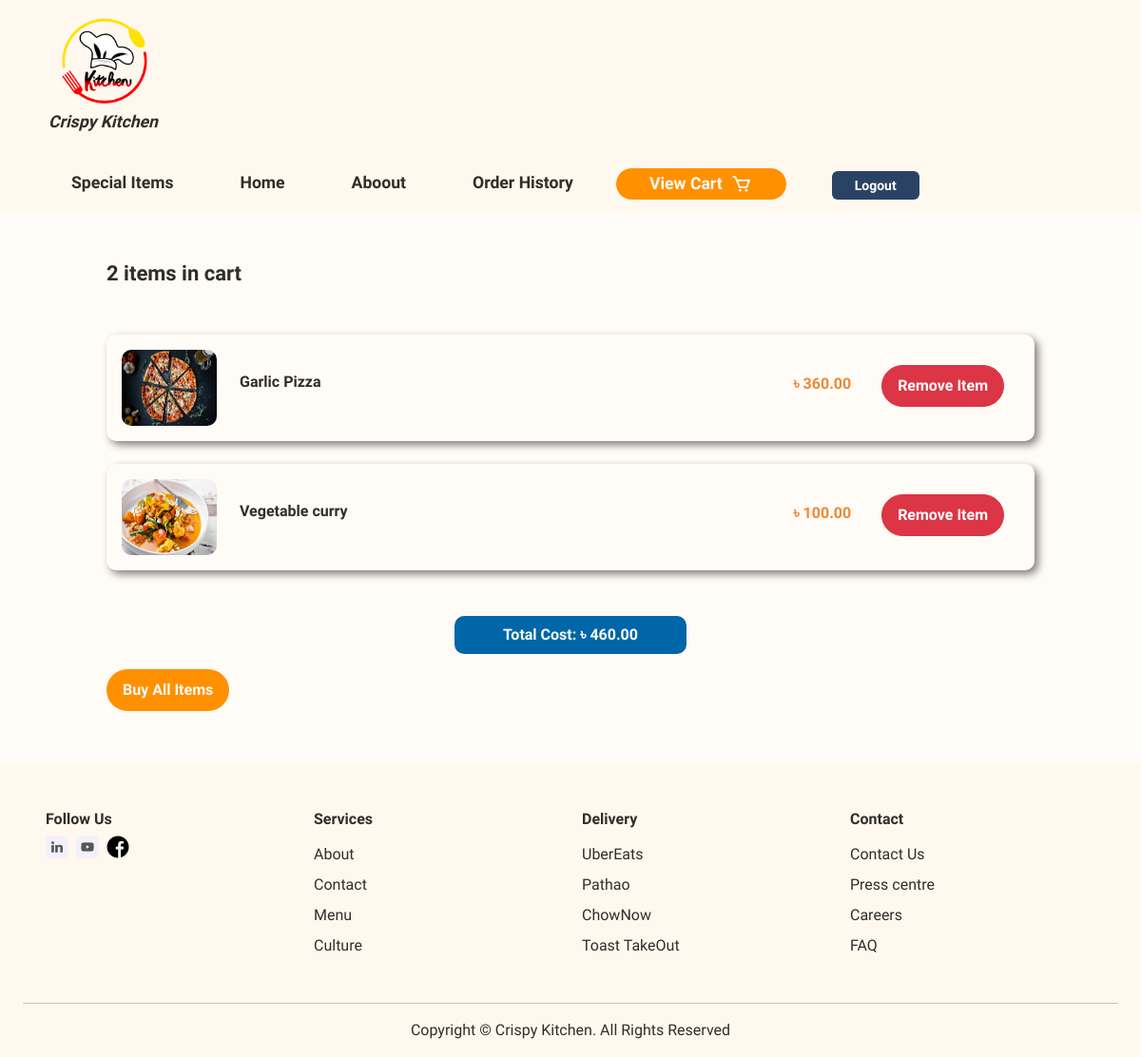
The app's page /cart_report/ (signed in) with its own data.
### user/models.py (models this page shows)
class Cart(models.Model):
    user = models.ForeignKey(User, on_delete=models.CASCADE)
    food = models.ForeignKey(Food, on_delete=models.CASCADE)
    food_price = models.DecimalField(max_digits=7, decimal_places=2, null=True, blank=True)

### food/models.py (models this page shows, shortened)
class Food(models.Model):
    name = models.CharField(max_length=60)
    price = models.DecimalField(max_digits=8, decimal_places=2)
    image = models.ImageField(upload_to='food/media/uploads')
    description = models.TextField()
    category = models.ManyToManyField(Category)
    is_special = models.BooleanField(default=False)
    discount_percentage = models.PositiveIntegerField(default=0)
    discount_price = models.DecimalField(max_digits=8, decimal_places=2,  null=True, blank=True)

### user/views.py (the view)
# urls.py: path('cart_report/', CartReport.as_view(), name='cart_report'),
class CartReport(LoginRequiredMixin, ListView):
    template_name = 'cart.html'
    model = Cart
    context_object_name = 'CartReport'
    def get_queryset(self):
        user = self.request.user
        queryset = Cart.objects.filter(user=user)
        return queryset
    def get_context_data(self, **kwargs):
        context = super().get_context_data(**kwargs)
        total_cost = 0
        for cart in context['CartReport']:
            if cart.food.discount_price is not None:
                total_cost += cart.food.discount_price
            else:
                total_cost += cart.food_price
        context['total_cost'] = total_cost
        return context

### user/templates/cart.html (shortened to what this page needs)
{% extends 'base.html' %}
{% load static %}
{% block content %}
  <div class="mt-5 container">
    <p class="mb-5 fw-bold" style="font-size: 22px;">{{CartReport | length}} items in cart</p>
    <div class="mb-5">
      {% for f in CartReport %}
      <div class="">
      <div class="mb-4">
          <div class="d-flex justify-content-between p-3" style="box-shadow: 4px 4px 8px gray; border-radius: 10px;">
            <div class="d-flex">
              <img src="{{f.food.image.url}}" class="" alt="{{f.name}}" style="width: 100px; height: 80px; border-radius: 10px;">
              <div><h5 class="card-title mt-4 fw-bold fs-6 ms-4">{{f.food.name}}</h5></div>
            </div>
            <div class="d-flex justify-content-between">
              {% if f.food.discount_price %}
                <p class="fw-bold mt-4 pe-3 text-orange-500 ms-5">৳ {{f.food.discount_price}}</p>
              {% else %}
                <p class="fw-bold mt-4 pe-3 text-orange-500 ms-5">৳ {{f.food_price}}</p>
              {% endif %}
                <div>
                  <a class="detail-btns btn btn-danger fw-bold mt-3 me-3 ms-3" href="{% url 'remove_cart' f.id %}">Remove Item</a>
                </div>
            </div>
          </div>
      </div>
      </div>
      {% endfor %}
    </div>
      {% if CartReport %}
        <p class="fw-bold w-25 m-auto p-2 text-light mb-3" style="text-align: center; background-color: #0066a7; border-radius: 10px;">Total Cost: ৳ {{total_cost}}</p>
        <a href="{% url 'order_food_cart' %}" class="detail-btns btn fw-bold mb-5 text-light" style="background: #ff9100;">Buy All Items</a>
      {% else %}
        <p style="text-align: center; font-size: 24px;" class="fw-bold mb-5">Sorry! Cart is Empty</p>
        <img src="{% static 'nodata.png' %}" alt="" class="m-auto pb-5">
      {% endif %}
    </div>
{% endblock %}

### static/css/food.css (style rules this page uses)
* { padding: 0; margin: 0; box-sizing: border-box; font-family: 'Raleway', sans-serif; text-decoration: none; list-style: none; scroll-behavior: smooth; }
:root { --text-color: #302e29; --main-color: #ff9100; --second-color: #858585; --bg-color: #fffbf6; --big-font: 4.5rem; --h2-font: 2.6rem; --p-font: 1.1rem; }
body { background: var(--bg-color); color: var(--text-color); }
.container { margin-top: 50px; width: 1000px; margin-bottom: -40px; }
.detail-btns { border-radius: 5rem; padding: 9px 16px; }

### records on screen
Cart: food.image (picture), food.name "Garlic Pizza", food.discount_price "360.00"
Cart: food.image (picture), food.name "Vegetable curry", food_price "100.00"

### other values on screen
{{ CartReport | length }} "2"
{{ total_cost }} "460.00"
